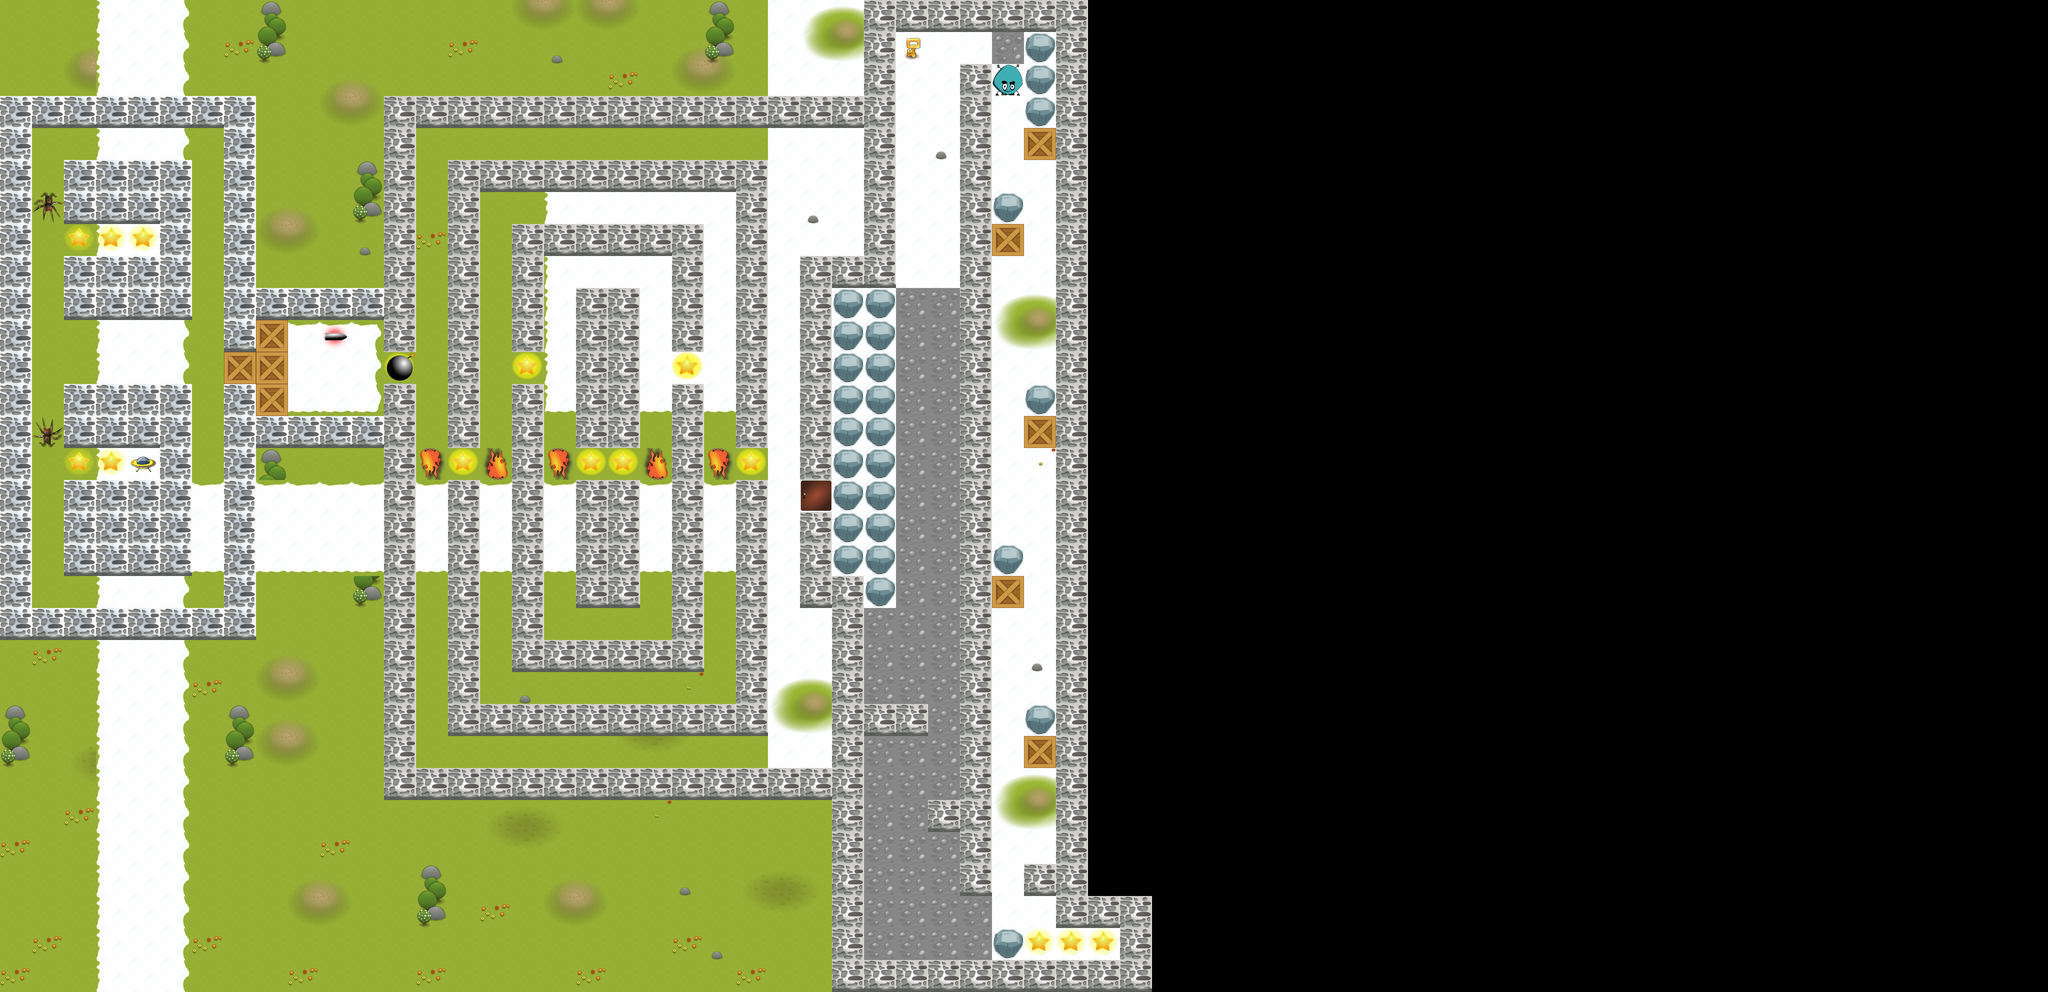

A level layout from a 2D game, rendered from its tile map. Below: a short description, then the map file with tile-grid data replaced by summaries:
An orthogonal 64x31 tile map with 80x80 px tiles, 7 tile layers (ground, frass, Tile Layer 6, walls, ...), 5 tilesets and 3 objects.

<map version="1.0" orientation="orthogonal" width="64" height="31" tilewidth="80" tileheight="80">
 <properties>
  <property name="Scale" value="1" />
  <property name="background_music" value="Chipper Doodle v2" />
  <property name="level author" value="" />
  <property name="music_info" value="Chipper Doodle v2 by Kevin MacLeod is licensed under a CC Attribution 3.0." />
 </properties>
 <tileset firstgid="1" name="walls80" tilewidth="80" tileheight="80">
  <image source="walls80.png" width="320" height="320" />
  <tile id="0">
   <properties>
    <property name="wall" value="1" />
   </properties>
  </tile>
  <tile id="1">
   <properties>
    <property name="wall" value="1" />
   </properties>
  </tile>
  <tile id="2">
   <properties>
    <property name="wall" value="1" />
   </properties>
  </tile>
  <tile id="14">
   <properties>
    <property name="wall" value="1" />
   </properties>
  </tile>
  <tile id="15">
   <properties>
    <property name="wall" value="1" />
   </properties>
  </tile>
 </tileset>
 <tileset firstgid="17" name="SmallWorld-all" tilewidth="80" tileheight="80">
  <image source="SmallWorld-all.png" width="640" height="560" />
 </tileset>
 <tileset firstgid="73" name="TiledObjects" tilewidth="80" tileheight="80">
  <image source="TiledObjects.png" width="800" height="800" />
 </tileset>
 <tileset firstgid="173" name="walls80V2" tilewidth="80" tileheight="80">
  <image source="walls80V2.png" width="640" height="640" />
  <tile id="0">
   <properties>
    <property name="wall" value="1" />
   </properties>
  </tile>
  <tile id="1">
   <properties>
    <property name="wall" value="1" />
   </properties>
  </tile>
  <tile id="26">
   <properties>
    <property name="wall" value="1" />
   </properties>
  </tile>
 </tileset>
 <tileset firstgid="237" name="snowShadows" tilewidth="80" tileheight="80">
  <image source="snowShadows.png" width="640" height="640" />
 </tileset>
 <layer name="ground" width="64" height="31">
  <data>[1984 cells, 1060 non-empty, 7 distinct tile ids]</data>
 </layer>
 <layer name="frass" width="64" height="31">
  <data>[1984 cells, 132 non-empty, 19 distinct tile ids]</data>
 </layer>
 <layer name="Tile Layer 6" width="64" height="31">
  <data>[1984 cells, 173 non-empty, 11 distinct tile ids]</data>
 </layer>
 <layer name="walls" width="64" height="31">
  <data>[1984 cells, 358 non-empty, 4 distinct tile ids]</data>
 </layer>
 <layer name="Copy of walls" width="64" height="31">
  <data>[1984 cells, 358 non-empty, 3 distinct tile ids]</data>
 </layer>
 <layer name="wall shadow" width="64" height="31">
  <data>[1984 cells, 120 non-empty, 1 distinct tile ids]</data>
 </layer>
 <layer name="ObjectTiles" width="64" height="31">
  <data>[1984 cells, 116 non-empty, 14 distinct tile ids]</data>
 </layer>
 <objectgroup name="objects">
  <object x="4240" y="560" width="80" height="80">
   <properties>
    <property name="turn" value="left" />
   </properties>
  </object>
  <object x="3440" y="2000" width="80" height="80">
   <properties>
    <property name="quantity" value="3" />
   </properties>
  </object>
  <object x="80" y="480" width="80" height="80">
   <properties>
    <property name="turn" value="left" />
   </properties>
  </object>
 </objectgroup>
</map>
